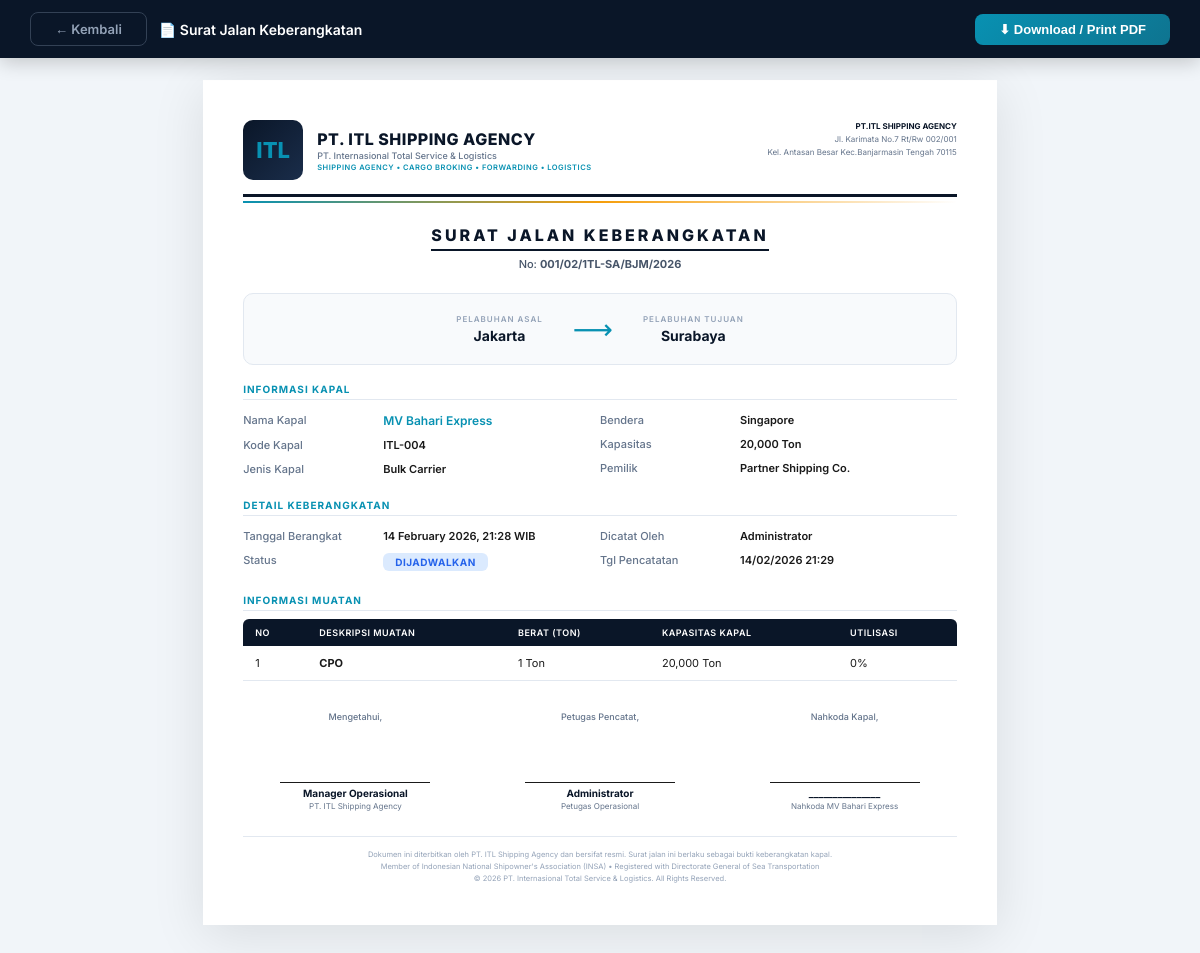
/keberangkatan/surat_jalan.php?id=1 (signed in), run on the app's committed database.
### tables this page shows
CREATE TABLE `keberangkatan` (
  `id` int(11) NOT NULL,
  `id_kapal` int(11) NOT NULL,
  `pelabuhan_asal` varchar(100) NOT NULL,
  `pelabuhan_tujuan` varchar(100) NOT NULL,
  `tanggal_berangkat` datetime NOT NULL,
  `muatan` varchar(100) DEFAULT NULL,
  `berat_muatan` int(11) DEFAULT 0,
  `status` enum('dijadwalkan','berlayar','selesai','batal') NOT NULL DEFAULT 'dijadwalkan',
  `catatan` text DEFAULT NULL,
  `created_by` int(11) DEFAULT NULL,
  `created_at` datetime NOT NULL DEFAULT current_timestamp(),
  `updated_at` datetime NOT NULL DEFAULT current_timestamp() ON UPDATE current_timestamp()
);

CREATE TABLE `kapal` (
  `id` int(11) NOT NULL,
  `nama_kapal` varchar(100) NOT NULL,
  `kode_kapal` varchar(30) NOT NULL,
  `jenis_kapal` varchar(50) DEFAULT NULL,
  `bendera` varchar(50) DEFAULT NULL,
  `kapasitas_ton` int(11) DEFAULT 0,
  `pemilik` varchar(100) DEFAULT NULL,
  `keterangan` text DEFAULT NULL,
  `status` enum('aktif','nonaktif') NOT NULL DEFAULT 'aktif',
  `created_at` datetime NOT NULL DEFAULT current_timestamp(),
  `updated_at` datetime NOT NULL DEFAULT current_timestamp() ON UPDATE current_timestamp()
);

CREATE TABLE `users` (
  `id` int(11) NOT NULL,
  `username` varchar(50) NOT NULL,
  `password` varchar(255) NOT NULL,
  `nama_lengkap` varchar(100) NOT NULL,
  `email` varchar(100) DEFAULT NULL,
  `no_telepon` varchar(20) DEFAULT NULL,
  `level` enum('admin','pimpinan','petugas') NOT NULL DEFAULT 'petugas',
  `foto` varchar(255) DEFAULT NULL,
  `created_at` datetime NOT NULL DEFAULT current_timestamp(),
  `updated_at` datetime NOT NULL DEFAULT current_timestamp() ON UPDATE current_timestamp()
);

### keberangkatan/surat_jalan.php (the view, shortened to what this page needs)
<?php
require_once __DIR__ . '/../config/database.php';
$id = (int)($_GET['id'] ?? 0);
$stmt = $pdo->prepare("
    SELECT k.*, kp.nama_kapal, kp.kode_kapal, kp.jenis_kapal, kp.bendera, kp.kapasitas_ton, kp.pemilik,
           u.nama_lengkap as pencatat
    FROM keberangkatan k
    JOIN kapal kp ON k.id_kapal = kp.id
    LEFT JOIN users u ON k.created_by = u.id
    WHERE k.id = ?
");
$stmt->execute([$id]);
$d = $stmt->fetch();
$no_surat = str_pad($d['id'], 3, '0', STR_PAD_LEFT) . '/' . date('m', strtotime($d['tanggal_berangkat'])) . '/1TL-SA/BJM/' . date('Y', strtotime($d['tanggal_berangkat']));
?>
<!DOCTYPE html>
<html lang="id">
<head>
</head>
<body>
    <div class="print-bar no-print">
        <div style="display:flex;align-items:center;gap:12px">
            <a href="javascript:history.back()" class="btn-action btn-back">← Kembali</a>
            <span>📄 Surat Jalan Keberangkatan</span>
        </div>
        <button class="btn-action btn-print" onclick="window.print()">⬇ Download / Print PDF</button>
    </div>
    <div class="surat-container">
        <div class="kop-surat">
            <div class="kop-left">
                <div class="kop-logo">ITL</div>
                <div class="kop-info">
                    <h1>PT. ITL SHIPPING AGENCY</h1>
                    <div class="sub">PT. Internasional Total Service & Logistics</div>
                    <div class="tagline">Shipping Agency • Cargo Broking • Forwarding • Logistics</div>
                </div>
            </div>
            <div class="kop-right">
                <strong>PT.ITL SHIPPING AGENCY</strong><br>
                Jl. Karimata No.7 Rt/Rw 002/001<br>
                Kel. Antasan Besar Kec.Banjarmasin Tengah 70115<br>
            </div>
        </div>
        <div class="accent-line"></div>
        <div class="surat-title">
            <h2>Surat Jalan Keberangkatan</h2>
            <div class="nomor">No: <strong><?= $no_surat ?></strong></div>
        </div>
        <div class="route-box">
            <div class="route-point">
                <div class="port-label">Pelabuhan Asal</div>
                <div class="port-name"><?= htmlspecialchars($d['pelabuhan_asal']) ?></div>
            </div>
            <div class="route-arrow">⟶</div>
            <div class="route-point">
                <div class="port-label">Pelabuhan Tujuan</div>
                <div class="port-name"><?= htmlspecialchars($d['pelabuhan_tujuan']) ?></div>
            </div>
        </div>
        <div class="info-section">
            <div class="section-title">Informasi Kapal</div>
            <div class="info-grid">
                <div>
                    <div class="info-row">
                        <span class="info-label">Nama Kapal</span>
                        <span class="info-value highlight"><?= htmlspecialchars($d['nama_kapal']) ?></span>
                    </div>
                    <div class="info-row">
                        <span class="info-label">Kode Kapal</span>
                        <span class="info-value"><?= htmlspecialchars($d['kode_kapal']) ?></span>
                    </div>
                    <div class="info-row">
                        <span class="info-label">Jenis Kapal</span>
                        <span class="info-value"><?= htmlspecialchars($d['jenis_kapal'] ?? '-') ?></span>
                    </div>
                </div>
                <div>
                    <div class="info-row">
                        <span class="info-label">Bendera</span>
                        <span class="info-value"><?= htmlspecialchars($d['bendera'] ?? '-') ?></span>
                    </div>
                    <div class="info-row">
                        <span class="info-label">Kapasitas</span>
                        <span class="info-value"><?= number_format($d['kapasitas_ton']) ?> Ton</span>
                    </div>
                    <div class="info-row">
                        <span class="info-label">Pemilik</span>
                        <span class="info-value"><?= htmlspecialchars($d['pemilik'] ?? '-') ?></span>
                    </div>
                </div>
            </div>
        </div>
        <div class="info-section">
            <div class="section-title">Detail Keberangkatan</div>
            <div class="info-grid">
                <div>
                    <div class="info-row">
                        <span class="info-label">Tanggal Berangkat</span>
                        <span class="info-value"><?= date('d F Y, H:i', strtotime($d['tanggal_berangkat'])) ?> WIB</span>
                    </div>
                    <div class="info-row">
                        <span class="info-label">Status</span>
                        <span class="info-value">
                            <span class="status-badge status-<?= $d['status'] ?>"><?= ucfirst($d['status']) ?></span>
                        </span>
                    </div>
                </div>
                <div>
                    <div class="info-row">
                        <span class="info-label">Dicatat Oleh</span>
                        <span class="info-value"><?= htmlspecialchars($d['pencatat'] ?? '-') ?></span>
                    </div>
                    <div class="info-row">
                        <span class="info-label">Tgl Pencatatan</span>
                        <span class="info-value"><?= date('d/m/Y H:i', strtotime($d['created_at'])) ?></span>
                    </div>
                </div>
            </div>
        </div>
        <div class="info-section">
            <div class="section-title">Informasi Muatan</div>
            <table class="cargo-table">
                <thead>
                    <tr>
                        <th>No</th>
                        <th>Deskripsi Muatan</th>
                        <th>Berat (Ton)</th>
                        <th>Kapasitas Kapal</th>
                        <th>Utilisasi</th>
                    </tr>
                </thead>
                <tbody>
                    <tr>
                        <td>1</td>
                        <td><strong><?= htmlspecialchars($d['muatan'] ?? 'Tidak disebutkan') ?></strong></td>
                        <td><?= $d['berat_muatan'] ? number_format($d['berat_muatan']) . ' Ton' : '-' ?></td>
                        <td><?= number_format($d['kapasitas_ton']) ?> Ton</td>
                        <td>
                            <?php if ($d['berat_muatan'] && $d['kapasitas_ton']): ?>
                                <?= round(($d['berat_muatan'] / $d['kapasitas_ton']) * 100, 1) ?>%
                            <?php else: ?>
                                -
                            <?php endif; ?>
                        </td>
                    </tr>
                </tbody>
            </table>
        </div>
        <div class="signatures">
            <div class="sig-block">
                <div class="sig-title">Mengetahui,</div>
                <div class="sig-space"></div>
                <div class="sig-line">Manager Operasional</div>
                <div class="sig-role">PT. ITL Shipping Agency</div>
            </div>
            <div class="sig-block">
                <div class="sig-title">Petugas Pencatat,</div>
                <div class="sig-space"></div>
                <div class="sig-line"><?= htmlspecialchars($d['pencatat'] ?? '_______________') ?></div>
                <div class="sig-role">Petugas Operasional</div>
            </div>
            <div class="sig-block">
                <div class="sig-title">Nahkoda Kapal,</div>
                <div class="sig-space"></div>
                <div class="sig-line">_______________</div>
                <div class="sig-role">Nahkoda <?= htmlspecialchars($d['nama_kapal']) ?></div>
            </div>
        </div>
        <div class="footer-note">
            Dokumen ini diterbitkan oleh PT. ITL Shipping Agency dan bersifat resmi. Surat jalan ini berlaku sebagai bukti keberangkatan kapal.<br>
            Member of Indonesian National Shipowner's Association (INSA) • Registered with Directorate General of Sea Transportation<br>
            © <?= date('Y') ?> PT. Internasional Total Service & Logistics. All Rights Reserved.
        </div>
    </div>
</body>
</html>

### data on the page
keberangkatan: no_surat "001/02/1TL-SA/BJM/2026", pelabuhan_asal "Jakarta", pelabuhan_tujuan "Surabaya", id_kapal.nama_kapal "MV Bahari Express", id_kapal.kode_kapal "ITL-004", id_kapal.jenis_kapal "Bulk Carrier", id_kapal.bendera "Singapore", id_kapal.kapasitas_ton "20,000", id_kapal.pemilik "Partner Shipping Co.", tanggal_berangkat "14 February 2026, 21:28", status "DIJADWALKAN", created_by.nama_lengkap "Administrator", created_at "14/02/2026 21:29", muatan "CPO", berat_muatan "1", ($d['berat_muatan']/$d['kapasitas_ton'])*100 "0"
